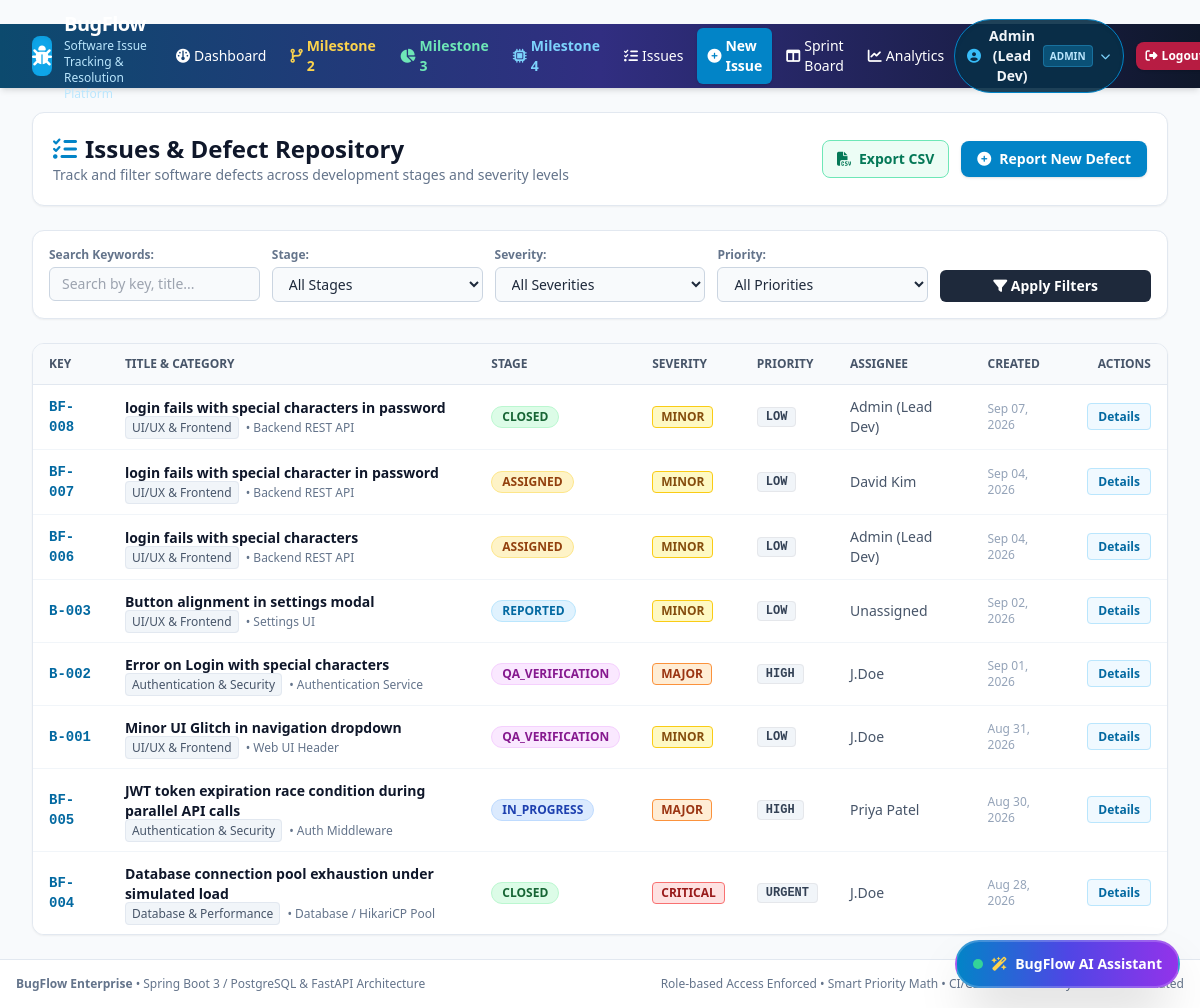
The app's page /issues, older data.
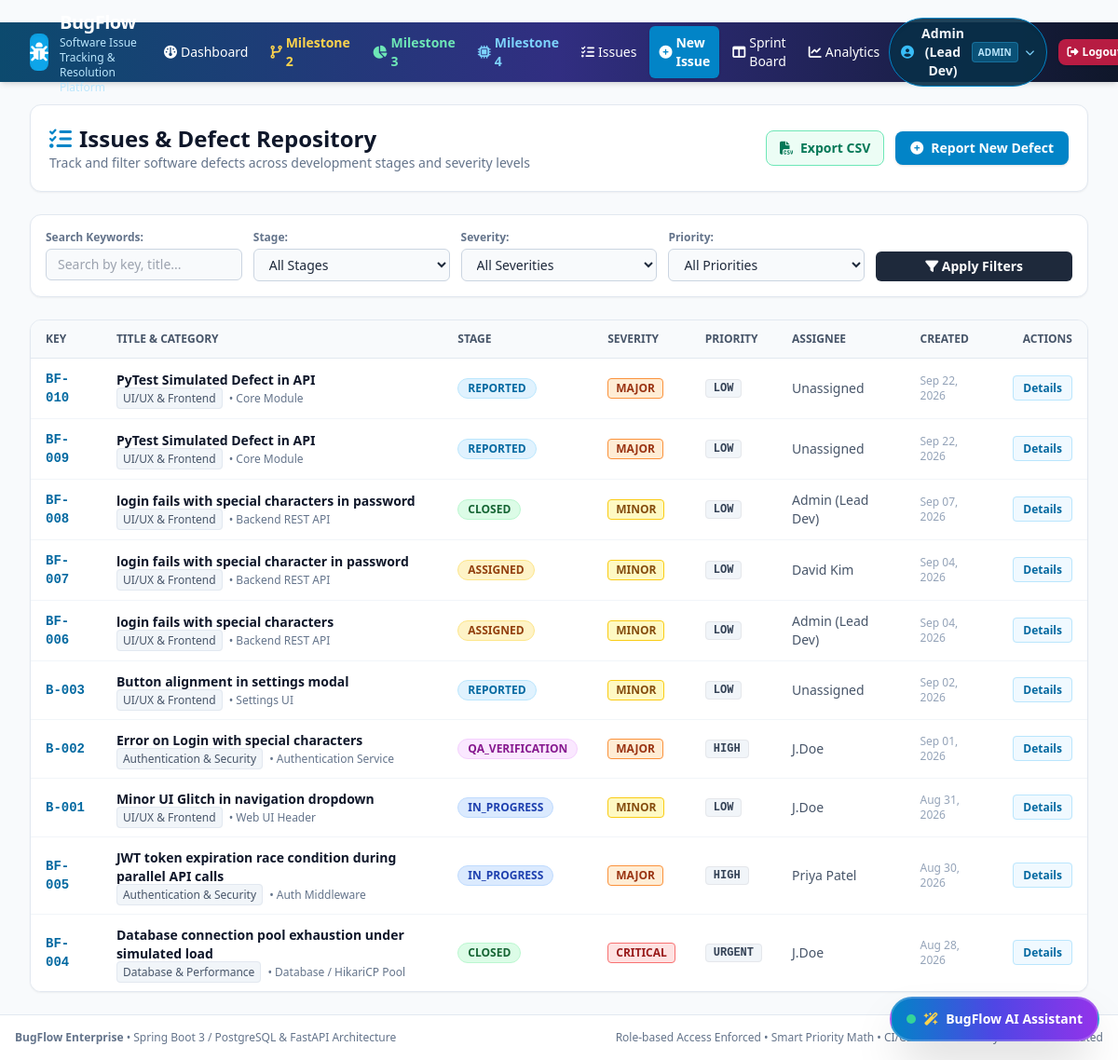
The same page, newer data.
### app/models/issue.py (models this page shows)
class Issue(Base):
    __tablename__ = 'individual_bug_saga'
    id = Column(Integer, primary_key=True, index=True)
    issue_key = Column(String(20), unique=True, index=True, nullable=False) # e.g. BF-101
    project_id = Column(Integer, ForeignKey('projects.id'), nullable=False, index=True)
    category_id = Column(Integer, ForeignKey('bug_categories.id'), nullable=True, index=True)
    title = Column(String(200), nullable=False, index=True)
    description = Column(Text, nullable=False)
    reproduction_steps = Column(Text, nullable=True)
    environment_info = Column(String(255), default='Production - Linux x86_64')
    affected_module = Column(String(100), default='Backend API')
    severity = Column(String(20), default='MINOR', index=True)
    priority = Column(String(20), default='MEDIUM', index=True)
    priority_score = Column(Float, default=6.0) # Calculated: Severity_Weight * Urgency_Weight
    dev_stage = Column(String(30), default='REPORTED', index=True)
    reporter_id = Column(Integer, ForeignKey('users.id'), nullable=False, index=True)
    assignee_id = Column(Integer, ForeignKey('users.id'), nullable=True, index=True)
    sprint_id = Column(Integer, ForeignKey('sprints.id'), nullable=True, index=True)
    estimated_effort = Column(Float, default=4.0) # hours
    actual_effort = Column(Float, default=0.0) # hours
    duplicate_of_id = Column(Integer, ForeignKey('individual_bug_saga.id'), nullable=True)
    resolution_summary = Column(Text, nullable=True)
    created_at = Column(DateTime, default=datetime.utcnow, index=True)
    updated_at = Column(DateTime, default=datetime.utcnow, onupdate=datetime.utcnow)
    closed_at = Column(DateTime, nullable=True)
    __table_args__ = (
        Index('idx_project_stage', 'project_id', 'dev_stage'),
        Index('idx_assignee_stage', 'assignee_id', 'dev_stage'),
        Index('idx_severity_priority', 'severity', 'priority'),
    )
    project = relationship('Project', back_populates='issues')
    category = relationship('BugCategory', back_populates='issues')
    reporter = relationship('User', foreign_keys=[reporter_id], back_populates='reported_issues')
    assignee = relationship('User', foreign_keys=[assignee_id], back_populates='assigned_issues')
    sprint = relationship('Sprint', back_populates='issues')
    comments = relationship('Comment', back_populates='issue', cascade='all, delete-orphan')
    attachments = relationship('Attachment', back_populates='issue', cascade='all, delete-orphan')
    audit_logs = relationship('AuditLog', back_populates='issue', cascade='all, delete-orphan')
    assignments = relationship('IssueAssignment', back_populates='issue', cascade='all, delete-orphan')
    reporter_tracking = relationship('ReporterIssueTracking', back_populates='issue', cascade='all, delete-orphan')
    historical_fix = relationship('HistoricalBugFix', back_populates='issue', uselist=False)

### app/models/project.py (models this page shows)
class BugCategory(Base):
    __tablename__ = 'bug_categories'
    id = Column(Integer, primary_key=True, index=True)
    category_name = Column(String(100), nullable=False)
    urgency_enum = Column(String(20), default='Medium') # High, Medium, Low, Critical
    description = Column(Text, nullable=True)
    issues = relationship('Issue', back_populates='category')

### app/models/user.py (models this page shows)
class User(Base):
    __tablename__ = 'users'
    id = Column(Integer, primary_key=True, index=True)
    username = Column(String(50), unique=True, index=True, nullable=False)
    email = Column(String(120), unique=True, index=True, nullable=False)
    full_name = Column(String(100), nullable=False)
    hashed_password = Column(String(255), nullable=False)
    role = Column(String(30), default='DEVELOPER', nullable=False)
    team = Column(String(50), default='Core Team')
    core_skills = Column(String(255), default='Python, SQL, REST APIs')
    proficiency = Column(String(20), default='Mid')
    is_active = Column(Boolean, default=True)
    created_at = Column(DateTime, default=datetime.utcnow)
    assigned_issues = relationship('Issue', back_populates='assignee', foreign_keys='Issue.assignee_id')
    reported_issues = relationship('Issue', back_populates='reporter', foreign_keys='Issue.reporter_id')
    comments = relationship('Comment', back_populates='author')
    triage_insights = relationship('UserTriageInsight', back_populates='developer')
    historical_fixes = relationship('HistoricalBugFix', back_populates='developer')

### app/main.py (the view)
@app.get("/issues", response_class=HTMLResponse)
def issues_list_view(request: Request, db: Session = Depends(get_db), current_user: User = Depends(get_current_user)):
    all_issues = db.query(Issue).order_by(Issue.created_at.desc()).all()
    return templates.TemplateResponse(request, "issues.html", {
        "title": "Issue Tracking",
        "issues": all_issues,
        "current_user": current_user
    })

### app/templates/issues.html (shortened to what the changed rows need)
﻿{% extends "base.html" %}
{% block content %}
<div class="space-y-6">
    <div class="flex flex-col sm:flex-row sm:items-center justify-between gap-4 bg-white p-5 rounded-xl border border-slate-200 shadow-sm">
        <div>
            <h1 class="text-2xl font-bold text-slate-900 flex items-center gap-2">
                <i class="fa-solid fa-list-check text-sky-600"></i> Issues & Defect Repository
            </h1>
        </div>
    </div>
    <div class="bg-white rounded-xl shadow-sm border border-slate-200 overflow-hidden">
        <div class="overflow-x-auto">
            <table class="min-w-full divide-y divide-slate-200 text-sm" id="issuesTable">
                <thead class="bg-slate-50 text-slate-600 font-bold text-xs uppercase">
                    <tr>
                        <th class="px-4 py-3 text-left">Key</th>
                        <th class="px-4 py-3 text-left">Title & Category</th>
                        <th class="px-4 py-3 text-left">Stage</th>
                        <th class="px-4 py-3 text-left">Severity</th>
                        <th class="px-4 py-3 text-left">Priority</th>
                        <th class="px-4 py-3 text-left">Assignee</th>
                        <th class="px-4 py-3 text-left">Created</th>
                        <th class="px-4 py-3 text-right">Actions</th>
                    </tr>
                </thead>
                <tbody class="divide-y divide-slate-100 bg-white" id="issuesTableBody">
                    {% for issue in issues %}
                    <tr class="hover:bg-slate-50 transition issue-row" data-stage="{{ issue.dev_stage }}" data-severity="{{ issue.severity }}" data-priority="{{ issue.priority }}">
                        <td class="px-4 py-3 font-mono font-bold text-sky-700">
                            <a href="/issue/{{ issue.id }}" class="hover:underline">{{ issue.issue_key }}</a>
                        </td>
                        <td class="px-4 py-3">
                            <a href="/issue/{{ issue.id }}" class="font-semibold text-slate-900 hover:text-sky-600 transition">{{ issue.title }}</a>
                            <div class="text-xs text-slate-400 mt-0.5">
                                <span class="bg-slate-100 px-1.5 py-0.5 rounded text-slate-600 border border-slate-200">{{ issue.category.category_name if issue.category else 'General' }}</span>
                                <span class="ml-1 text-slate-500">• {{ issue.affected_module }}</span>
                            </div>
                        </td>
                        <td class="px-4 py-3">
                            <span class="inline-flex items-center px-2.5 py-0.5 rounded-full text-xs font-semibold stage-{{ issue.dev_stage.lower() }}">
                                {{ issue.dev_stage }}
                            </span>
                        </td>
                        <td class="px-4 py-3">
                            <span class="inline-flex items-center px-2 py-0.5 rounded text-xs font-bold badge-{{ issue.severity.lower() }}">
                                {{ issue.severity }}
                            </span>
                        </td>
                        <td class="px-4 py-3">
                            <span class="font-bold text-xs text-slate-700 font-mono bg-slate-100 px-2 py-0.5 rounded border">{{ issue.priority }}</span>
                        </td>
                        <td class="px-4 py-3 text-slate-600">
                            {{ issue.assignee.full_name if issue.assignee else 'Unassigned' }}
                        </td>
                        <td class="px-4 py-3 text-xs text-slate-400">
                            {{ issue.created_at.strftime('%b %d, %Y') }}
                        </td>
                        <td class="px-4 py-3 text-right">
                            <a href="/issue/{{ issue.id }}" class="px-2.5 py-1 bg-sky-50 hover:bg-sky-100 text-sky-700 border border-sky-200 rounded text-xs font-semibold">
                                Details
                            </a>
                        </td>
                    </tr>
                    {% endfor %}
                </tbody>
            </table>
        </div>
    </div>
</div>
{% endblock %}

Row changes from the older to the newer data that the page shows:
added Issue: issue_key "BF-010", title "PyTest Simulated Defect in API", category "UI/UX & Frontend", affected_module "Core Module", dev_stage "REPORTED", severity "MAJOR", priority "LOW", assignee "Unassigned", created_at "Sep 22, 2026"
added Issue: issue_key "BF-009", title "PyTest Simulated Defect in API", category "UI/UX & Frontend", affected_module "Core Module", dev_stage "REPORTED", severity "MAJOR", priority "LOW", assignee "Unassigned", created_at "Sep 22, 2026"
changed Issue "Minor UI Glitch in navigation dropdown": dev_stage "QA_VERIFICATION" → "IN_PROGRESS"
